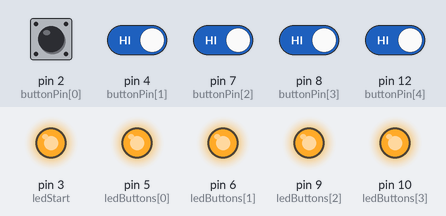
Recording of a sketch running on a simulated Arduino Uno, built with avr-gcc and run on an emulated ATmega328P. Parts: output pins drawn as LEDs (lit = HIGH). The inputs (shaded band) are chosen by the test bench; at power-on: pin 2 (buttonPin[0]), pin 4 (buttonPin[1]), pin 7 (buttonPin[2]), pin 8 (buttonPin[3]), pin 12 (buttonPin[4]) HIGH. What the sketch prints to the serial monitor is not drawn.

Above: at 1.2 s.
1.3 s: pin 2 (buttonPin[0]) pulled LOW for 0.15 s
2.9 s: pin 2 (buttonPin[0]) driven LOW and pin 4 (buttonPin[1]) driven LOW
4.4 s: pin 2 (buttonPin[0]) driven HIGH and pin 4 (buttonPin[1]) driven HIGH and pin 7 (buttonPin[2]) driven LOW and pin 8 (buttonPin[3]) driven LOW and pin 12 (buttonPin[4]) driven LOW
Timing chart, 0 to 7.4 s (numbered marks = the images above; inputs shaded):
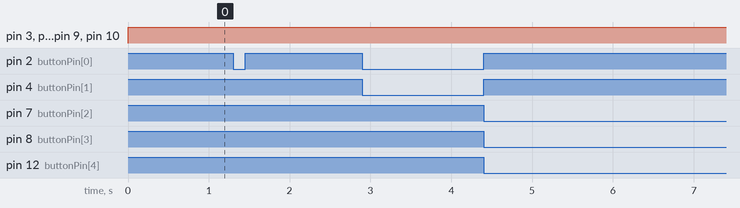

The sketch:

ArduinoUnoEXIButtons.ino
```cpp
#include <ArduinoJson.h>

const int buttonPin[5] = { 2, 4, 7, 8, 12 };
int buttonStates[5] = { 0 };
const int ledStart = 3;
const int ledButtons[4] = { 5, 6, 9, 10 };
bool changed = false;

void setup() {
  Serial.begin(9600);
  for (int i = 0; i < 5; i++) {
    pinMode(buttonPin[i], INPUT_PULLUP);
  }
  for (int i = 0; i < 4; i++) {
    pinMode(ledButtons[i], OUTPUT);
  }
  pinMode(ledStart, OUTPUT);
}

void loop() {
  digitalWrite(ledStart, HIGH);
  for (int i = 0; i < 4; i++) {
    digitalWrite(ledButtons[i], HIGH);
  }
  DynamicJsonDocument doc;
  JsonObject obj = doc.to<JsonObject>();
  for (int i = 0; i < 5; i++) {
    int readValueStart = digitalRead(buttonPin[i]);
    int readValueConverted = 0;
    if (readValueStart == 1) {
        readValueConverted = 0;
      } else if (readValueStart == 0) {
        readValueConverted = 1;
      }
      if (readValueConverted != buttonStates[i]) {
        if (readValueConverted != 0) {
          obj["button-" + String(i)] = readValueConverted;
          changed = true;
          buttonStates[i] = readValueConverted;
        }
        if (readValueConverted == 0) {
          buttonStates[i] = readValueConverted;
        }
      }
  }

  if (changed) {
    serializeJson(doc, Serial);
    Serial.println();
    changed = false;
  }
  delay(100);
}
```

Measured:
- after the input at 1.3 s, every drawn part: stays the same
- after the input at 2.9 s, every drawn part: stays the same
- after the input at 4.4 s, every drawn part: stays the same
